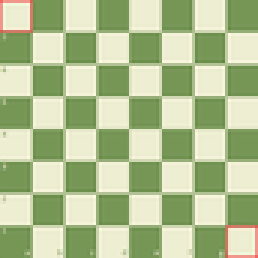
#> input picture chess.png, 86 x 86 px, shrunk from 224 x 225 before the run (shown 3 times larger)
$ jupyter execute ocv2cornnerMaching.ipynb
#> lines starting #> are read from the running program, lines starting #| are printed output that depends on the picture
[cell 1]
import cv2
import numpy as np
import matplotlib.pyplot as plt

[cell 2]
chess = cv2.imread('chess.png')
#> chess is the input picture: shape (86, 86, 3); mean B, G, R 147.3, 193.1, 178.1
chess = cv2.cvtColor(chess,cv2.COLOR_BGR2RGB)
plt.imshow(chess)

[cell 3]
chess_gray = cv2.cvtColor(chess,cv2.COLOR_RGB2GRAY)
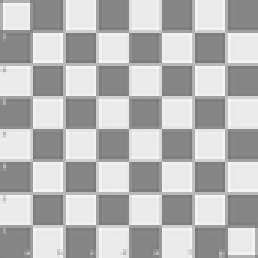
#> chess_gray: shape (86, 86) (shown 3 times larger); min 116, max 251, mean 183.4
plt.imshow(chess_gray, 'gray')

[cell 4]
real_chess = cv2.imread('real_chess.jpg')
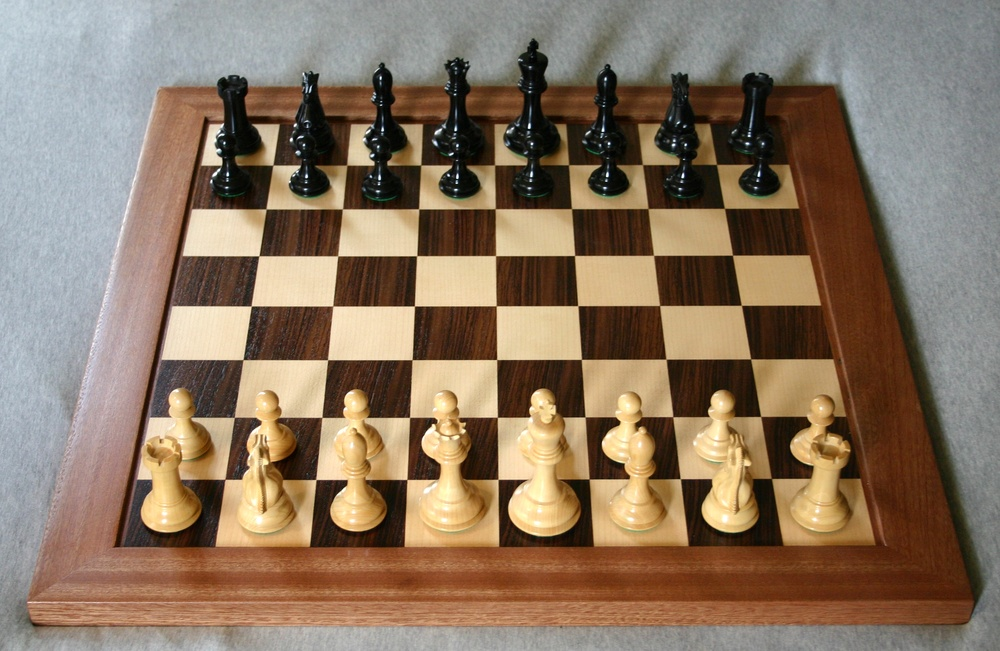
#> input picture real_chess.jpg, 1000 x 651 px, shrunk from 2611 x 1699 before the run
#> real_chess is the input picture: shape (651, 1000, 3); mean B, G, R 97.9, 117.7, 137.6
real_chess = cv2.cvtColor(real_chess,cv2.COLOR_BGR2RGB)
real_chess_gray = cv2.cvtColor(real_chess,cv2.COLOR_RGB2GRAY)
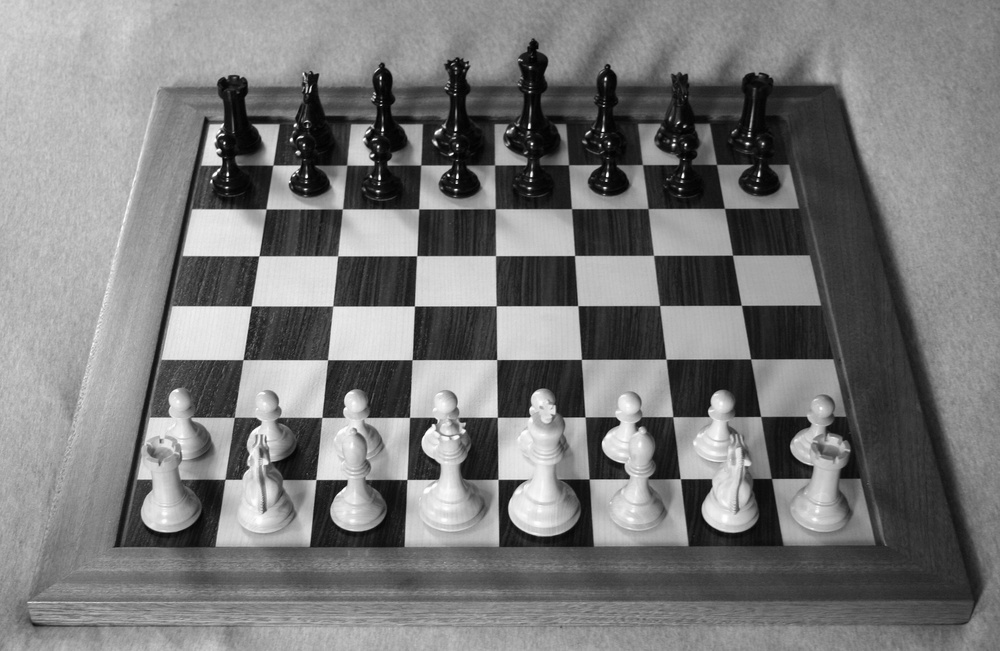
#> real_chess_gray: shape (651, 1000); min 1, max 255, mean 121.4
plt.imshow(real_chess)

[cell 5]
plt.imshow(real_chess_gray, 'gray')

[cell 6]
gray = np.float32(chess_gray)

[cell 7]
gray

[cell 8]
dst = cv2.cornerHarris(src=gray,blockSize=2,ksize=3,k=0.01)
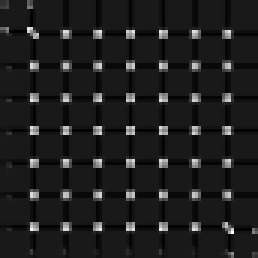
#> dst: shape (86, 86) float32 (shown 3 times larger); min -1031746.5, max 9334894, mean 217039; drawn with min black and max white
dst = cv2.dilate(dst,None)
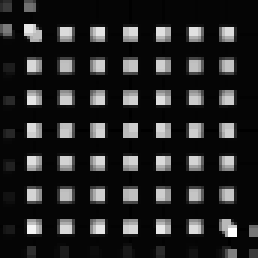
#> dst: shape (86, 86) float32 (shown 3 times larger); min -213490.2, max 9334894, mean 1157034; drawn with min black and max white
chess[dst>0.01*dst.max()] = [255,0,0]
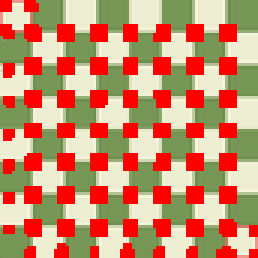
#> chess: shape (86, 86, 3) (shown 3 times larger); mean R, G, B 198, 142, 108.1
plt.imshow(chess)

[cell 9]
gray1 = np.float32(real_chess_gray)
dst = cv2.cornerHarris(src=gray1,blockSize=2,ksize=7,k=1)
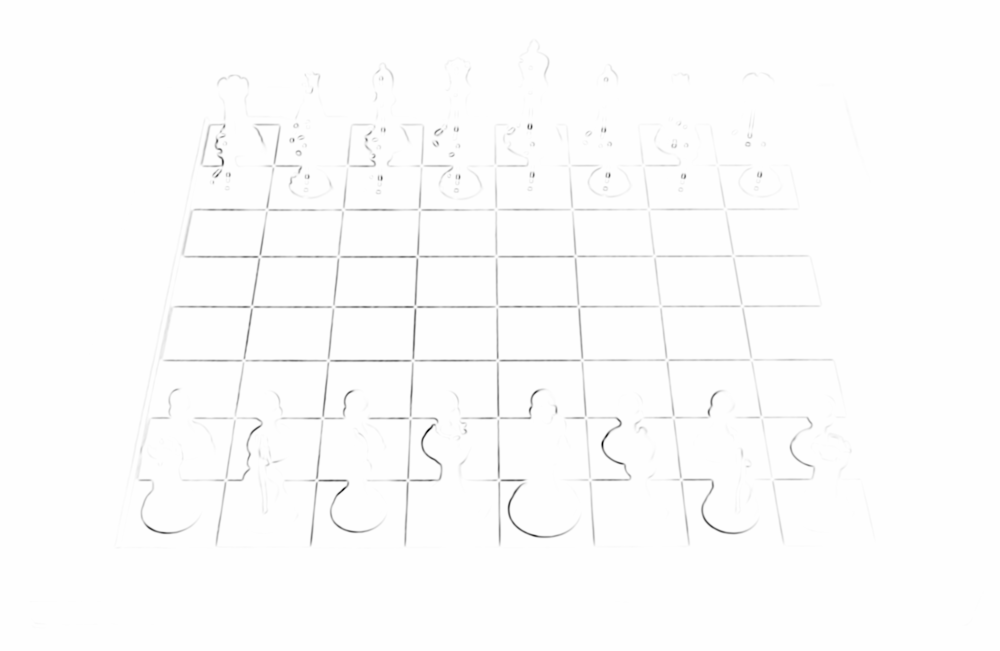
#> dst: shape (651, 1000) float32; min -1.57e+13, max -25.44, mean -1.09e+11; drawn with min black and max white
dst = cv2.dilate(dst,None)
real_chess[dst>0.1*dst.max()] = [255,0,0]
plt.imshow(real_chess)
